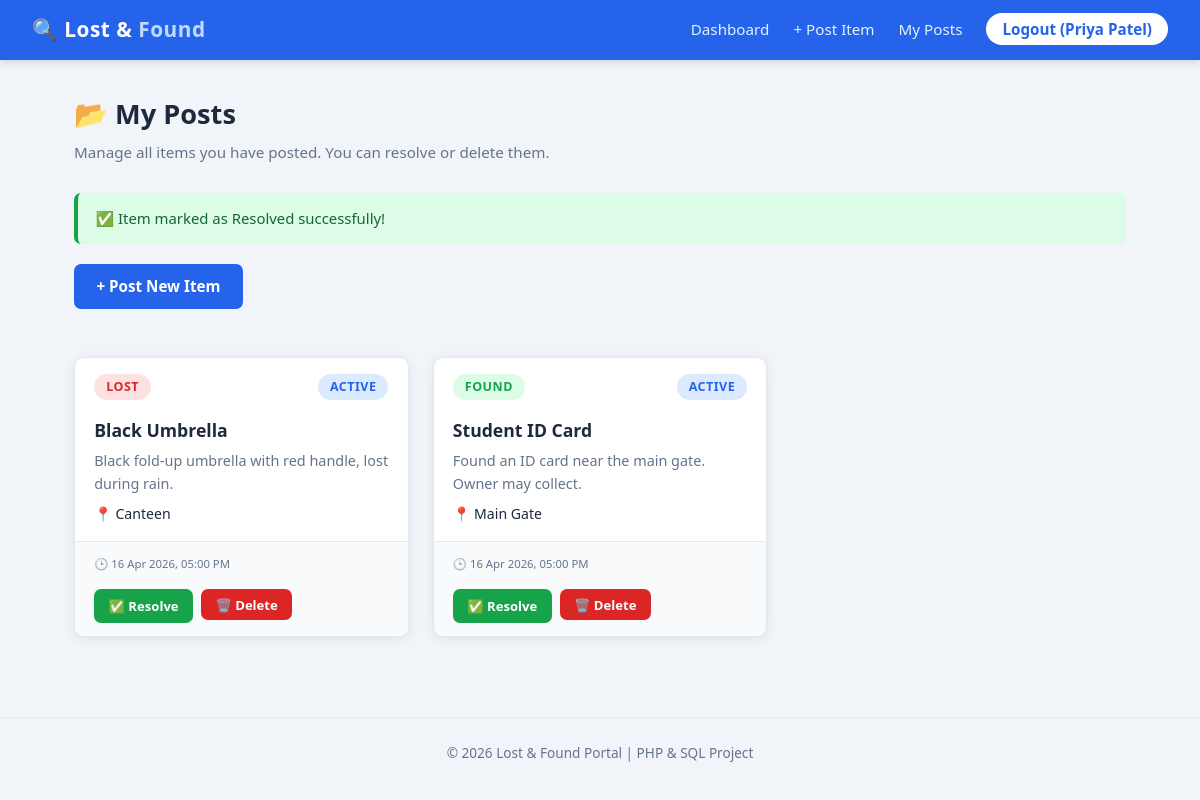
The page /my_posts.php?action=resolve&id=3 (signed in) on the database its author committed.
### tables this page shows
CREATE TABLE `items` (
  `item_id` int(11) NOT NULL,
  `user_id` int(11) NOT NULL,
  `post_type` enum('Lost','Found') NOT NULL,
  `item_name` varchar(150) NOT NULL,
  `description` text NOT NULL,
  `location` varchar(200) NOT NULL,
  `image_path` varchar(255) DEFAULT NULL,
  `status` enum('Active','Resolved') DEFAULT 'Active',
  `posted_at` datetime DEFAULT current_timestamp()
);

### my_posts.php (the view, shortened to what this page needs)
<?php
require_once "includes/config.php";
$user_id = $_SESSION['user_id'];
$message  = "";
$msg_type = "success";
if (isset($_GET["action"]) && $_GET["action"] === "resolve" && isset($_GET["id"])) {
    $sql = "UPDATE items SET status = 'Resolved' WHERE item_id = ? AND user_id = ?";
    if ($stmt = mysqli_prepare($link, $sql)) {
        mysqli_stmt_bind_param($stmt, "ii", $param_item_id, $param_user_id);
        $param_user_id  = $user_id;
        if (mysqli_stmt_execute($stmt)) {
            if (mysqli_stmt_affected_rows($stmt) > 0) {
                $message = "✅ Item marked as Resolved successfully!";
            } else {
                $message  = "Could not update. This item may not belong to you.";
                $msg_type = "error";
            }
        } else {
            $message  = "Oops! Something went wrong. Please try again later.";
            $msg_type = "error";
        }
    }
}
$my_items = array();
$sql = "SELECT item_id, post_type, item_name, description, location, image_path, status, posted_at
        FROM items
        WHERE user_id = ?
        ORDER BY posted_at DESC";
if ($stmt = mysqli_prepare($link, $sql)) {
    mysqli_stmt_bind_param($stmt, "i", $param_user_id);
    if (mysqli_stmt_execute($stmt)) {
        $result = mysqli_stmt_get_result($stmt);
        while ($row = mysqli_fetch_assoc($result)) {
            $my_items[] = $row;
        }
    }
}
?>
<!DOCTYPE html>
<html lang="en">
<head>
    <link rel="stylesheet" href="css/style.css">
</head>
<body>
<nav>
    <a class="brand" href="dashboard.php">🔍 Lost &amp; <span>Found</span></a>
    <ul>
        <li><a href="dashboard.php">Dashboard</a></li>
        <li><a href="post_item.php">+ Post Item</a></li>
        <li><a href="my_posts.php">My Posts</a></li>
        <li><a href="logout.php" class="btn-nav">Logout (<?php echo $_SESSION['user_name']; ?>)</a></li>
    </ul>
</nav>
<div class="container">
    <h1 class="page-title">📂 My Posts</h1>
    <p class="page-subtitle">Manage all items you have posted. You can resolve or delete them.</p>
    <?php if ($message != ""): ?>
        <div class="alert alert-<?php echo $msg_type; ?>"><?php echo htmlspecialchars($message); ?></div>
    <?php endif; ?>
    <a href="post_item.php" class="btn btn-primary" style="margin-bottom:1.5rem;display:inline-block;">
        + Post New Item
    </a>
    <?php if (count($my_items) === 0): ?>
        <div class="empty-state">
            <div class="empty-icon">📭</div>
            <p>You haven't posted anything yet.</p>
            <a href="post_item.php" class="btn btn-primary" style="margin-top:1rem;">Post Your First Item</a>
        </div>
    <?php else: ?>
        <div class="items-grid">
            <?php foreach ($my_items as $item): ?>
                <div class="item-card">
                    <div class="item-card-header">
                        <span class="badge badge-<?php echo strtolower($item['post_type']); ?>">
                            <?php echo htmlspecialchars($item['post_type']); ?>
                        </span>
                        <span class="badge badge-<?php echo strtolower($item['status']); ?>">
                            <?php echo htmlspecialchars($item['status']); ?>
                        </span>
                    </div>
                    <div class="item-card-body">
                        <div class="item-name"><?php echo htmlspecialchars($item['item_name']); ?></div>
                        <div class="item-desc">
                            <?php
                            $desc = $item['description'];
                            echo htmlspecialchars(strlen($desc) > 100 ? substr($desc, 0, 100) . "..." : $desc);
                            ?>
                        </div>
                        <div class="item-location"><?php echo htmlspecialchars($item['location']); ?></div>
                    </div>
                    <div class="item-card-footer" style="flex-direction:column;align-items:flex-start;gap:0.5rem;">
                        <small>🕒 <?php echo date('d M Y, h:i A', strtotime($item['posted_at'])); ?></small>
                        <div class="post-actions">
                            <?php if ($item['status'] === "Active"): ?>
                                <a href="my_posts.php?action=resolve&id=<?php echo $item['item_id']; ?>"
                                   class="btn btn-success btn-sm"
                                   onclick="return confirm('Mark this item as Resolved?')">
                                    ✅ Resolve
                                </a>
                            <?php endif; ?>
                            <form method="POST" action="my_posts.php"
                                  onsubmit="return confirm('⚠️ Permanently delete this post?');"
                                  style="display:inline;">
                                <button type="submit" class="btn btn-danger btn-sm">🗑️ Delete</button>
                            </form>
                        </div>
                    </div>
                </div>
            <?php endforeach; ?>
        </div>
    <?php endif; ?>
</div>
<footer>
    &copy; <?php echo date('Y'); ?> Lost &amp; Found Portal | PHP &amp; SQL Project
</footer>
</body>
</html>

### css/style.css (style rules this page uses)
:root { --primary: #2563eb; --primary-dk: #1d4ed8; --danger: #dc2626; --success: #16a34a; --warning: #d97706; --bg: #f1f5f9; --card: #ffffff; --text: #1e293b; --muted: #64748b; --border: #e2e8f0; --radius: 10px; --shadow: 0 2px 12px rgba(0,0,0,0.08); }
*, *::before, *::after { box-sizing: border-box; margin: 0; padding: 0; }
body { font-family: 'Segoe UI', Tahoma, Geneva, Verdana, sans-serif; background-color: var(--bg); color: var(--text); min-height: 100vh; line-height: 1.6; }
a { color: var(--primary); text-decoration: none; }
nav { background: var(--primary); color: #fff; padding: 0 2rem; display: flex; align-items: center; justify-content: space-between; height: 60px; box-shadow: 0 2px 8px rgba(0,0,0,0.15); position: sticky; top: 0; z-index: 100; }
nav .brand { font-size: 1.3rem; font-weight: 700; color: #fff; letter-spacing: 0.5px; }
nav .brand span { color: #bfdbfe; }
nav ul { list-style: none; display: flex; gap: 1.5rem; align-items: center; }
nav ul li a { color: #e0f2fe; font-weight: 500; font-size: 0.95rem; transition: color 0.2s; }
nav ul li a.btn-nav { background: #fff; color: var(--primary); padding: 6px 16px; border-radius: 20px; font-weight: 600; transition: background 0.2s; }
.container { max-width: 1100px; margin: 0 auto; padding: 2rem 1.5rem; }
.page-title { font-size: 1.7rem; font-weight: 700; margin-bottom: 0.3rem; color: var(--text); }
.page-subtitle { color: var(--muted); margin-bottom: 1.8rem; font-size: 0.95rem; }
.items-grid { display: grid; grid-template-columns: repeat(auto-fill, minmax(300px, 1fr)); gap: 1.5rem; margin-top: 1.5rem; }
.item-card { background: var(--card); border-radius: var(--radius); box-shadow: var(--shadow); border: 1px solid var(--border); overflow: hidden; transition: transform 0.2s, box-shadow 0.2s; display: flex; flex-direction: column; }
.item-card-header { padding: 1rem 1.2rem 0.5rem; display: flex; align-items: center; justify-content: space-between; }
.item-card-body { padding: 0.5rem 1.2rem 1rem; flex: 1; }
.item-card-footer { padding: 0.8rem 1.2rem; border-top: 1px solid var(--border); background: #f8fafc; font-size: 0.85rem; color: var(--muted); display: flex; justify-content: space-between; align-items: center; }
.item-name { font-size: 1.1rem; font-weight: 600; color: var(--text); margin-bottom: 0.3rem; }
.item-desc { font-size: 0.9rem; color: var(--muted); margin-bottom: 0.5rem; }
.item-location { font-size: 0.88rem; color: var(--text); }
.item-location::before { content: "📍 "; }
.badge { display: inline-block; padding: 3px 12px; border-radius: 20px; font-size: 0.78rem; font-weight: 700; letter-spacing: 0.5px; text-transform: uppercase; }
.badge-lost { background: #fee2e2; color: var(--danger); }
.badge-found { background: #dcfce7; color: var(--success); }
.badge-active { background: #dbeafe; color: var(--primary); }
.btn { display: inline-block; padding: 0.65rem 1.4rem; border: none; border-radius: 7px; font-size: 0.95rem; font-weight: 600; cursor: pointer; transition: background 0.2s, transform 0.1s; font-family: inherit; text-align: center; }
.btn-primary { background: var(--primary); color: #fff; }
.btn-danger { background: var(--danger); color: #fff; }
.btn-success { background: var(--success); color: #fff; }
.btn-sm { padding: 0.4rem 0.9rem; font-size: 0.82rem; }
.alert { padding: 0.85rem 1.1rem; border-radius: 7px; margin-bottom: 1.2rem; font-size: 0.93rem; font-weight: 500; }
.alert-success { background: #dcfce7; color: #166534; border-left: 4px solid var(--success); }
.post-actions { display: flex; gap: 0.5rem; flex-wrap: wrap; margin-top: 0.5rem; }
footer { text-align: center; padding: 1.5rem; color: var(--muted); font-size: 0.85rem; margin-top: 3rem; border-top: 1px solid var(--border); }

### rows shown on the page
items: post_type "LOST", status "ACTIVE", item_name "Black Umbrella", description "Black fold-up umbrella with red handle, lost during rain.", location "Canteen", posted_at "16 Apr 2026, 05:00 PM"
items: post_type "FOUND", status "ACTIVE", item_name "Student ID Card", description "Found an ID card near the main gate. Owner may collect.", location "Main Gate", posted_at "16 Apr 2026, 05:00 PM"

### other values the page prints
$_SESSION['user_name'] "Priya Patel"
$message "✅ Item marked as Resolved successfully!"
